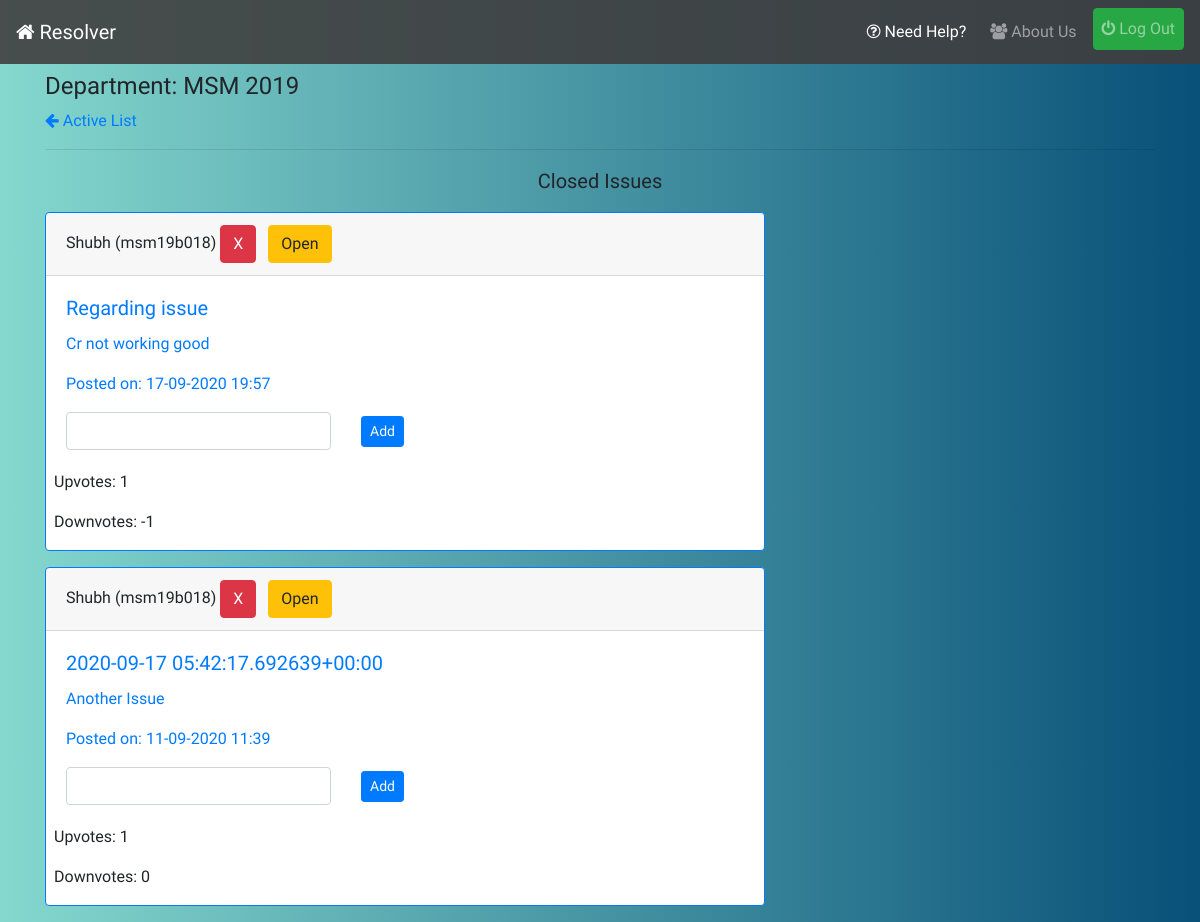
The app's page /close/ (signed in), older data.
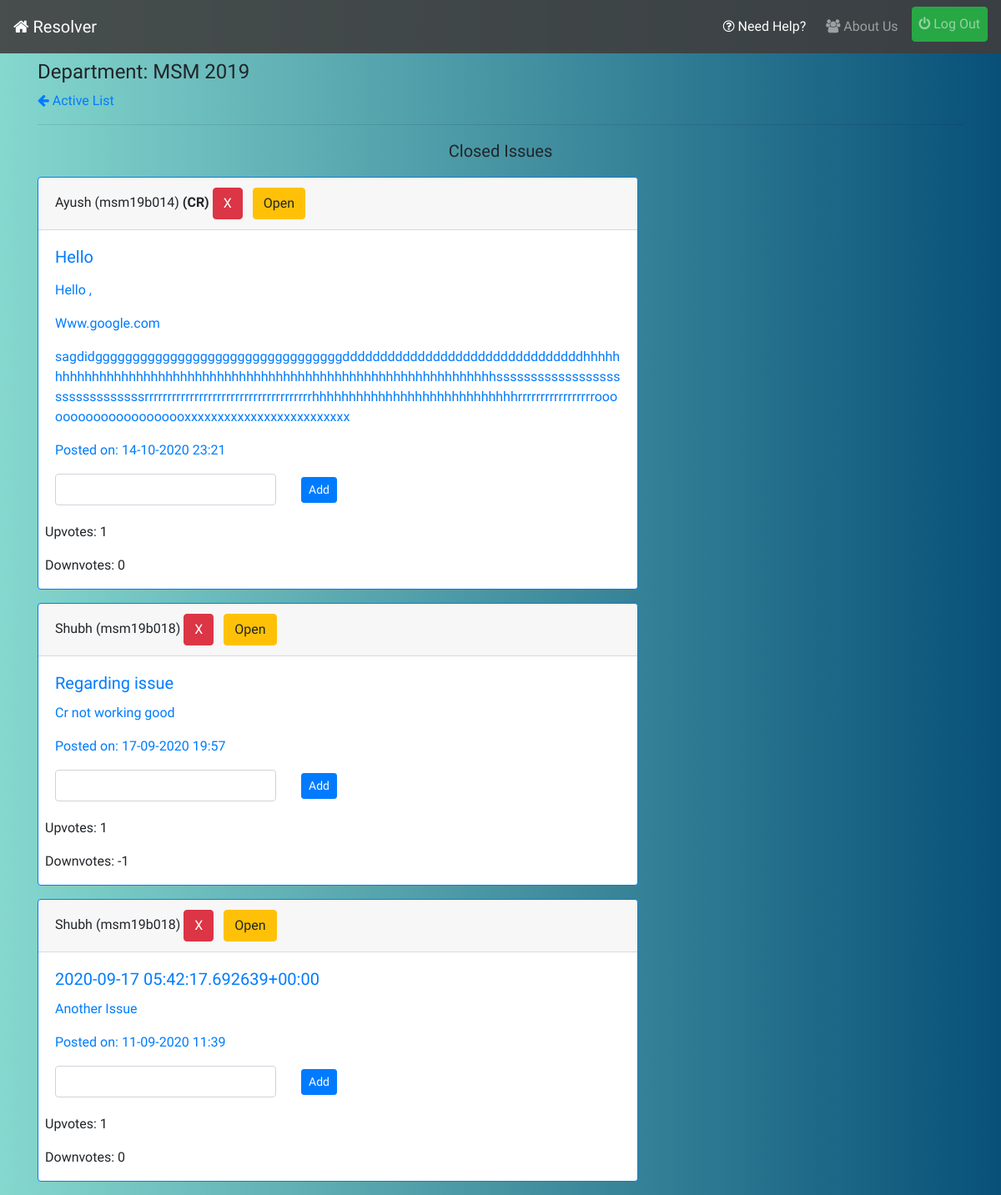
The same page, newer data.
### reporter/models.py (models this page shows, shortened)
class Report(models.Model):
    user = models.ForeignKey(UserInfo,on_delete=models.CASCADE,blank=True)
    title = models.CharField('Subject',max_length=56)
    content = models.TextField('Issue')
    department = models.CharField(max_length=20,blank=True)
    year = models.CharField(max_length=4,blank=True)
    timestamp = models.DateTimeField(auto_now_add=True)
    updated = models.DateTimeField(auto_now=True)
    active = models.BooleanField(default=True)
    resolved = models.BooleanField(default=False)
    cr_line = models.CharField(max_length=256,null=True,blank=True)
    upvotes = models.IntegerField(default=0)
    downvotes = models.IntegerField(default=0)
    deadline = models.DateTimeField(null=True)
    anonymized = models.BooleanField(default=True,help_text = "CRs don't have Access to Voted Users!")
    class Meta:
        ordering = ['-timestamp']

### profiles/models.py (models this page shows, shortened)
class UserInfo(models.Model):
    user = models.OneToOneField(User,on_delete=models.CASCADE,related_name='info')
    is_cr = models.BooleanField(default=False)
    department = models.CharField(max_length=20)
    join_year = models.CharField(max_length=4)
    institute = models.ForeignKey(Institute,on_delete=models.CASCADE,related_name='allusers')
    registered_on = models.DateTimeField(auto_now_add=True)
    total_upvotes = models.IntegerField(default=0)
    total_downvotes = models.IntegerField(default=0)
    total_novotes = models.IntegerField(default=0)
    class Meta:
        ordering = ['-total_upvotes','-total_downvotes','-total_novotes']

class User(AbstractUser):
    pass

### reporter/views.py (the view)
# urls.py: path('close/',views.close_view,name='close-stage'),
@login_required
def close_view(request):
    if(request.user.info.is_cr):
        if(request.method=='POST'):
            id_ = int(request.POST.get('id',None))
            resolve_message = request.POST.get('c-line',None)
            obj = Report.objects.get(id=id_)
            obj.cr_line = resolve_message
            obj.save()
        qs = Report.objects.filter(active=False,department=request.user.info.department,year=request.user.info.join_year,resolved=False).order_by('-updated')
        return render(request,'reporter/closed.html',{'issue_list':qs})
    raise PermissionDenied

### infolist/context-processors.py (called while the page is built)
def pending_info_list_context(request):
    if request.user.is_superuser:
        return {}
    pending = -1
    if request.user.is_authenticated:
        pending = InfoList.objects.filter(department=request.user.info.department,year=request.user.info.join_year,approved=False).count()
    return {"pending_info_list":pending}

### reporter/context-processors.py (called while the page is built)
def pending_issue_list_context(request):
    if request.user.is_superuser:
        return {}
    pending=-1
    if request.user.is_authenticated:
        pending = Report.objects.filter(active=False,department=request.user.info.department,year=request.user.info.join_year,resolved=False).count()
    return {"pending_issue_count":pending}

def resolved_issue_list_context(request):
    if request.user.is_superuser:
        return {}
    resolved=-1
    if request.user.is_authenticated:
        resolved = Report.objects.filter(active=False,department=request.user.info.department,year=request.user.info.join_year,resolved=True).count()
    return {"resolved_issue_count":resolved}

### reporter/templates/reporter/closed.html (shortened to what this page needs)
{% extends 'base.html' %}
{% load static %}
{% block content %}
{% if request.user.is_authenticated %}
    <h4 class=mt-2>Department: {{request.user.info.department|upper}} {{request.user.info.join_year}}</h4>
    <a href="{% url 'reporter:index' %}"><i class="fa fa-arrow-left"></i> Active List</a>
    <hr>
    <p class="mt-2 lead text-center">Closed Issues</p>
    {% for issue in issue_list %}
    <div class="card border-primary mb-3" style="max-width: 45rem;">
        <div class="card-header">{{issue.user.user.first_name}} ({{issue.user.user.username}}) {% if issue.user.is_cr %}<strong>(CR)</strong>{% endif %} {% if request.user.info.is_cr %}<button type="button" class="btn btn-danger" data-toggle="modal" data-target="#deleteModal">X</button> <a class="btn btn-warning ml-2" href="{% url 'reporter:close-issue' issue.id %}">Open</a> {% endif %} {% if issue.cr_line %}<a class="btn btn-success" href="{% url 'reporter:resolve-issue' issue.id %}">Resolve</a>{% endif %}</div>
        <div class="card-body text-primary">
          <h5 class="card-title">{{issue.title}}</h5>
          <p class="card-text" >{{issue.content|safe}}</p>
          <p class="card-text">Posted on: {{issue.timestamp|date:'d-m-Y H:i'}}</p>
          {% if issue.cr_line %}
          <p class="card-text resolve-message"><em>Resolved Message: </em><span style="color: black;">{{issue.cr_line}}</span></p>
          <a class="btn btn-dark" href="{% url 'reporter:resolve-line-delete' issue.id %}">Remove Message</a>
          {% else %}
          <form action="{% url 'reporter:close-stage' %}" method="post">
            <div class="row">
              <div class="col-lg-5 col-md-7 col-sm-8">
                <input class="form-control" type="text" name="c-line">
              </div>
              <div class="col-2">
                  <input class="btn btn-primary btn-sm mt-1" type="submit" value="Add">
              </div>
            </div>
          </form>
          {% endif %}
        </div>
        <div class="results ml-2">
          <p>Upvotes: {{issue.upvotes}}</p>
          <p>Downvotes: {{issue.downvotes}}</p>
        </div>
    </div>
    {% empty %}
    <p class="lead">No Issues Closed!</p>
    {% endfor %}
{% endif %}
{% endblock %}

Row changes from the older to the newer data that the page shows:
now on this page (row edited): Report: user.user.first_name "Ayush", user.user.username "msm19b014", shows "(CR)", title "Hello", content "Hello , Www.google.com sagdidgggggggggggggggggggggggggggggggggddddddddddddddddddddddddddddddddhhhhhhhhhhhhhhhhhhhhhhhhhhhhhhhhhhhhhhhhhhhhhhhhhhhhhhhhhhhhhhhhhsssssssssssssssssssssssssssssssrrrrrrrrrrrrrrrrrrrrrrrrrrrrrrrrrrrrrhhhhhhhhhhhhhhhhhhhhhhhhhhhhrrrrrrrrrrrrrrrrrooooooooooooooooooooxxxxxxxxxxxxxxxxxxxxxxxxx", timestamp "14-10-2020 23:21", upvotes "1", downvotes "0"
